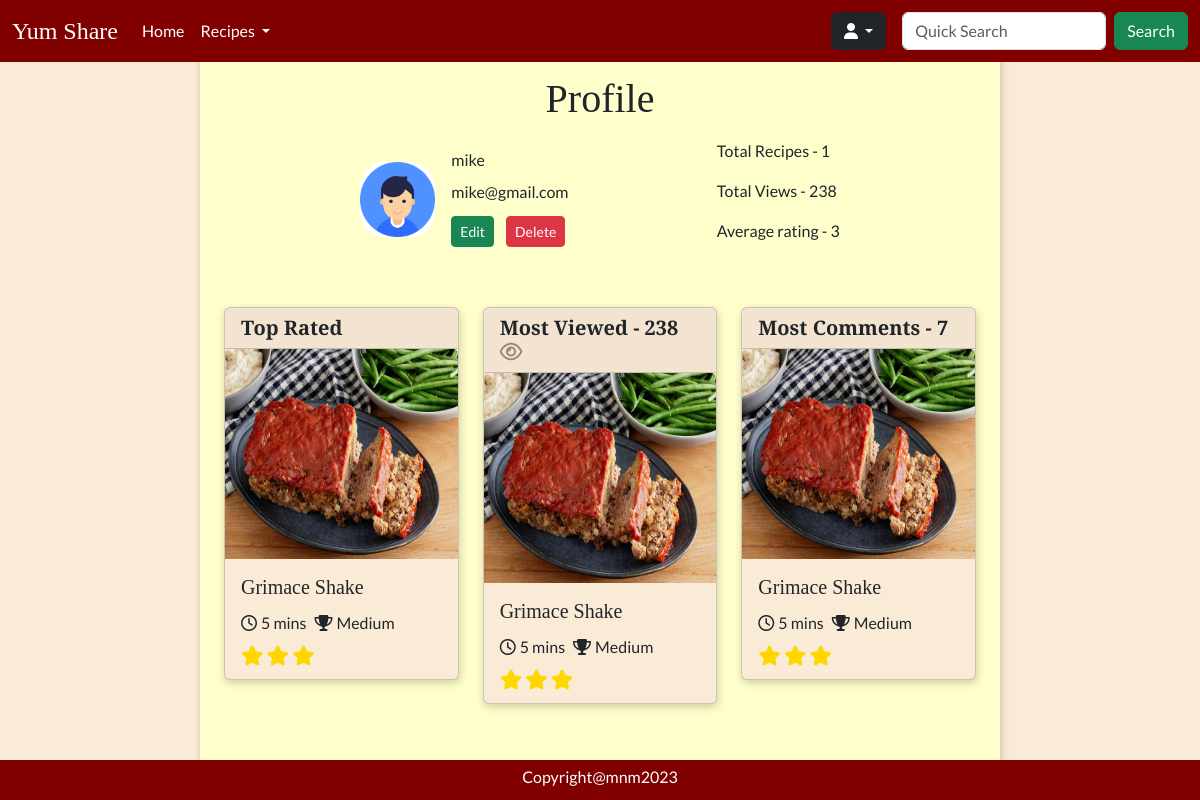
The app's page /profile?id=25 (signed in), older data.
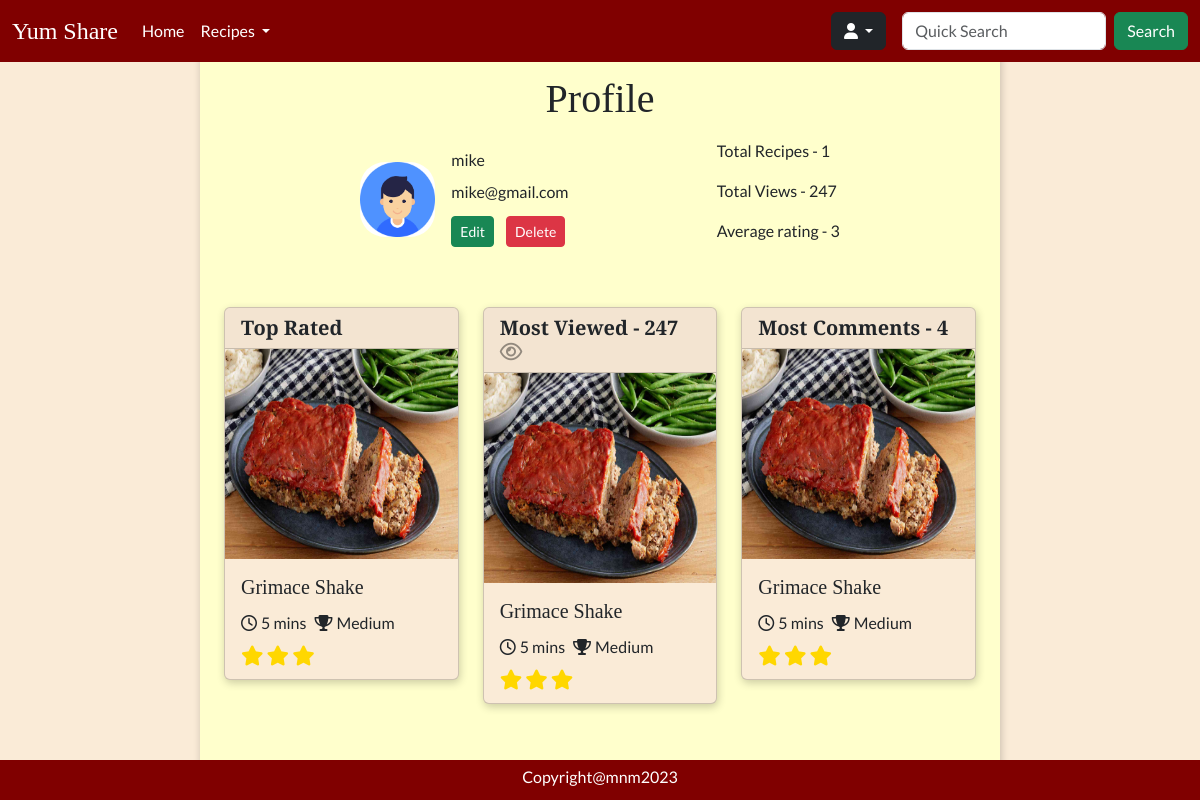
The same page, newer data.
### tables this page shows
CREATE TABLE `recipes` (
  `id` int NOT NULL AUTO_INCREMENT,
  `name` varchar(255) NOT NULL,
  `time` int NOT NULL,
  `difficulty` int DEFAULT NULL,
  `description` varchar(255) DEFAULT NULL,
  `instructions` text NOT NULL,
  `servings` int DEFAULT NULL,
  `image` varchar(255) DEFAULT NULL,
  `views` int DEFAULT '0',
  `user_id` int NOT NULL,
  `created` datetime NOT NULL,
  `ingredients` text NOT NULL,
  `updated` datetime DEFAULT NULL,
  `rating` int DEFAULT '0',
  PRIMARY KEY (`id`),
  KEY `user_id` (`user_id`),
  CONSTRAINT `recipes_ibfk_1` FOREIGN KEY (`user_id`) REFERENCES `users` (`id`) ON DELETE CASCADE
);

CREATE TABLE `users` (
  `id` int NOT NULL AUTO_INCREMENT,
  `name` varchar(255) NOT NULL,
  `email` varchar(255) NOT NULL,
  `password` varchar(255) NOT NULL,
  `is_admin` int DEFAULT '0',
  `created` datetime NOT NULL,
  `updated` datetime DEFAULT NULL,
  `banned` int NOT NULL DEFAULT '0',
  PRIMARY KEY (`id`)
);

### views/profile/index.view.php (the view, shortened to what the rows shown need)
<!doctype html>
<html lang="en">
<head>
    <?php require BASE_PATH . 'public/resources/links/links.php' ?>
</head>
<body>
    <header>
        <?php require base_path('views/partials/nav.view.php') ?>
    </header>
    <main class="d-flex justify-content-center align-items-center" style="height: 100vh; width: auto; ">
        <div class="content container-fluid" style="max-width: 800px; background-color: #ffffcc ; box-shadow: 1px 3px 8px rgba(0,0,0,0.2);">
            <h1 class="heading text-center mb-3">Profile</h1>
            <div class="d-flex flex-row justify-content-evenly align-items-center" style="width: 100%;">
                <div class="d-flex flex-row justify-content-evenly align-items-center gap-3">
                    <div class="" style="width: 75px; height: 75px; border-radius: 25px; background-image: url(/resources/images/user-avatar.png); background-position: center; background-size: cover;"></div>
                    <div class="d-flex flex-column lh-1">
                        <p><?= $user['name'] ?></p>
                        <p><?= $user['email'] ?></p>
                        <div class="d-flex flex-row justify-content-start gap-2">
                            <a class="btn btn-sm btn-success me-1" href="/profile/edit?id=<?= $_SESSION['user']['id'] ?>">Edit</a>
                            <button class="btn btn-sm btn-danger" onclick="confirmDeleteProfile(<?= $_SESSION['user']['id'] ?>)">Delete</button>
                        </div>
                    </div>
                </div>
                <div class="">
                    <p>Total Recipes - <?= isset($info['recipesCount']) ? $info['recipesCount'] : 0 ?></p>
                    <p>Total Views - <?= isset($info['totalViews']) ? $info['totalViews'] : 0 ?></p>
                    <p>Average rating - <?= isset($info['avgRating']) ? $info['avgRating'] : 0 ?></p>
                </div>
            </div>
            <?php if (empty($info)) : ?>
                <p class="text-center mt-3">You don't have any recipe. <a href="/recipes/create">Create</a> a recipe now</p>
            <?php else : ?>
                <div class="container mt-5">
                    <div class="row">
                        <div class="col-12 col-md-4">
                            <a class="no-underline" href="/recipe?id=<?= $topRated['id'] ?>">
                                <div class="recipe-card card mb-3" style="background-color: #FAEBD7;">
                                    <h5 class="card-header heading fw-semibold">Top Rated</h5>
                                    <img src=<?= $topRated['image'] ?> class="card-img-top bg-white" alt="recipe" style="height: 210px ;">
                                    <div class="card-body lh-1">
                                        <h5 class="heading card-title fs-5"><?= htmlspecialchars($topRated['name']) ?></h5>
                                        <div class="d-flex flex-column justify-content-between mt-3">
                                            <div class="d-flex flex-row gap-2">
                                                <p><i class="fa-regular fa-clock me-1"></i><?= htmlspecialchars($topRated['time']) ?> mins</p>
                                                <p><i class="fa-solid fa-trophy me-1"></i><?= htmlspecialchars(intToDifficulty($topRated['difficulty'])) ?></p>
                                            </div>
                                            <div>
                                                <?php for ($i = 1; $i <= $topRated['rating']; $i++) : ?>
                                                    <i class="star fa-solid fa-star fa-lg"></i>
                                                <?php endfor; ?>
                                            </div>
                                        </div>
                                    </div>
                                </div>
                            </a>
                        </div>
                        <div class="col-12 col-md-4">
                            <a class="no-underline" href="/recipe?id=<?= $mostViewed['id'] ?>">
                                <div class="recipe-card card mb-3" style="background-color: #FAEBD7;">
                                    <h5 class="card-header heading fw-semibold">Most Viewed - <?= $mostViewed['views'] ?> <i class="fa-regular fa-eye text-" style="color: rgba(0,0,0,0.4);"></i></h5>
                                    <img src=<?= $mostViewed['image'] ?> class="card-img-top bg-white" alt="recipe" style="height: 210px ;">
                                    <div class="card-body lh-1">
                                        <h5 class="heading card-title fs-5"><?= htmlspecialchars($mostViewed['name']) ?></h5>
                                        <div class="d-flex flex-column justify-content-between mt-3">
                                            <div class="d-flex flex-row gap-2">
                                                <p><i class="fa-regular fa-clock me-1"></i><?= htmlspecialchars($mostViewed['time']) ?> mins</p>
                                                <p><i class="fa-solid fa-trophy me-1"></i><?= htmlspecialchars(intToDifficulty($mostViewed['difficulty'])) ?></p>
                                            </div>
                                            <div>
                                                <?php for ($i = 1; $i <= $mostViewed['rating']; $i++) : ?>
                                                    <i class="star fa-solid fa-star fa-lg"></i>
                                                <?php endfor; ?>
                                            </div>
                                        </div>
                                    </div>
                                </div>
                            </a>
                        </div>
                        <div class="col-12 col-md-4">
                            <a class="no-underline" href="/recipe?id=<?= $mostComments['id'] ?>">
                                <div class="recipe-card card mb-3" style="background-color: #FAEBD7;">
                                    <h5 class="card-header heading fw-semibold">Most Comments - <?= $commentsCount ?></h5>
                                    <img src=<?= $mostComments['image'] ?> class="card-img-top bg-white" alt="recipe" style="height: 210px ;">
                                    <div class="card-body lh-1">
                                        <h5 class="heading card-title fs-5"><?= htmlspecialchars($mostComments['name']) ?></h5>
                                        <div class="d-flex flex-column justify-content-between mt-3">
                                            <div class="d-flex flex-row gap-2">
                                                <p><i class="fa-regular fa-clock me-1"></i><?= htmlspecialchars($mostComments['time']) ?> mins</p>
                                                <p><i class="fa-solid fa-trophy me-1"></i><?= htmlspecialchars(intToDifficulty($mostComments['difficulty'])) ?></p>
                                            </div>
                                            <div>
                                                <?php for ($i = 1; $i <= $mostComments['rating']; $i++) : ?>
                                                    <i class="star fa-solid fa-star fa-lg"></i>
                                                <?php endfor; ?>
                                            </div>
                                        </div>
                                    </div>
                                </div>
                            </a>
                        </div>
                    </div>
                </div>
            <?php endif; ?>
        </div>
    </main>
    <footer>
        <?php require base_path("views/partials/footer.view.php") ?>
    </footer>
</body>

### Core/Router.php (shortened to what the rows shown need)
<?php
class Router
{
    protected $routes = [];
    public function add($url, $controller, $method) {
        $this->routes[] = [
            'url' => $url,
            'controller' => $controller,
            'method' => $method,
            'middleware' => null
        ];
        return $this;
    }
    public function only($key) {
        $this->routes[array_key_last($this->routes)]['middleware'] = $key;
        return $this;
    }
    public function route($url, $method) {
        foreach ($this->routes as $route) {
            if ($route['url'] === $url && $route['method'] === strtoupper($method)) {
                return require base_path('Http/controllers/' . $route['controller']);
            }
        }
    }
}

### views/partials/nav.view.php (shortened to what the rows shown need)
<nav class="navbar navbar-expand-lg text-white fixed-top">
    <?php if (isset($_SESSION['user'])) : ?>
        <div class="container-fluid">
            <?php $brandLink = isset($_SESSION['user']) ? '/home' : '/' ?>
            <a class="heading navbar-brand text-white fs-4" href="<?= $brandLink ?>">Yum Share</a>
            <div class="collapse navbar-collapse" id="navbarSupportedContent">
                <ul class="navbar-nav me-auto mb-2 mb-lg-0">
                    <li class="nav-item">
                        <a class="nav-link active text-white" aria-current="page" href="/home"><span class="gray-hover">Home</span></a>
                    </li>
                    <li class="nav-item dropdown">
                        <a class="nav-link dropdown-toggle text-white" href="#" role="button" data-bs-toggle="dropdown" aria-expanded="false">
                            <span class="gray-hover">Recipes</span>
                        </a>
                    </li>
                </ul>
                <div class="nav-item btn-group dropdown me-3 mb-3 mb-lg-0">
                    <button type="button" class="btn btn-dark dropdown-toggle" data-bs-toggle="dropdown" aria-expanded="false">
                        <i class="fa-solid fa-user"></i>
                    </button>
                </div>
                <form class="d-flex" role="search" action="/search" method="GET">
                    <input name="name" class="form-control me-2" type="search" placeholder="Quick Search" aria-label="Search">
                    <button class="btn btn-success" type="submit">Search</button>
                </form>
            </div>
        </div>
    <?php endif; ?>
</nav>

### views/partials/footer.view.php
<div class="d-flex flex-row justify-content-center align-items-center" style="height: 30px;">
  <p class="text-white">Copyright@mnm2023</p>
</div>

Row changes from the older to the newer data that the page shows:
changed recipes "Grimace Shake": totalViews "238" → "247"; views "238" → "247"; commentsCount "7" → "4"
